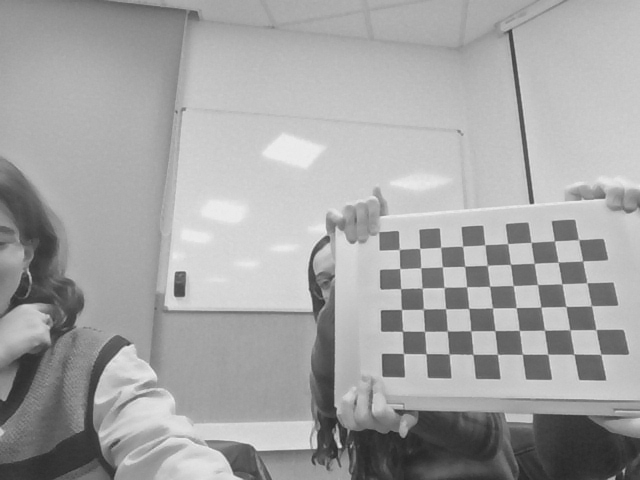
#> input picture data/img_chess_01.png, 640 x 480 px, found by its file name; its folder holds 4 pictures in this run
$ python calibrar.py
#> lines starting #> are read from the running program, lines starting #| are printed output that depends on the picture
import cv2
print("OpenCV should be 4.8.0.76 Current version:", cv2.__version__)
from typing import List
import numpy as np
import imageio.v2 as imageio
import cv2
import copy
import glob
import os


def load_images(filenames: List[str]) -> List[np.ndarray]:
    return [imageio.imread(filename) for filename in filenames]

imgs_path = []
for i in range(1,24):
    if i < 10:
        nombre = f"img_chess_0{i}.png"
    else:
        nombre = f"img_chess_{i}.png"

    path = f".\data\{nombre}"
    imgs_path.append(path)

imgs = load_images(imgs_path)
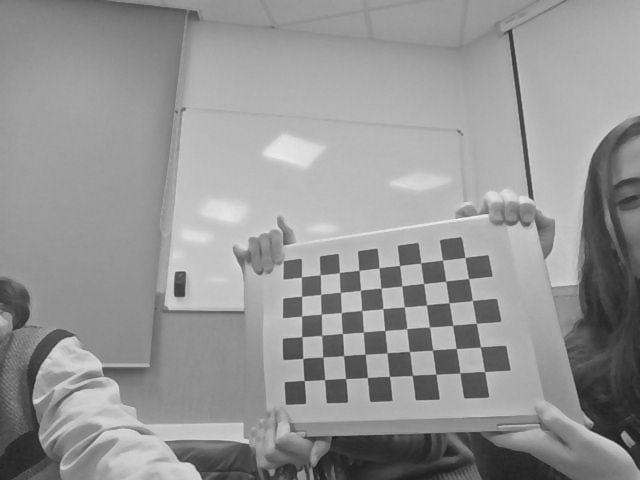
#> input picture data/img_chess_02.png, 640 x 480 px, found by its file name
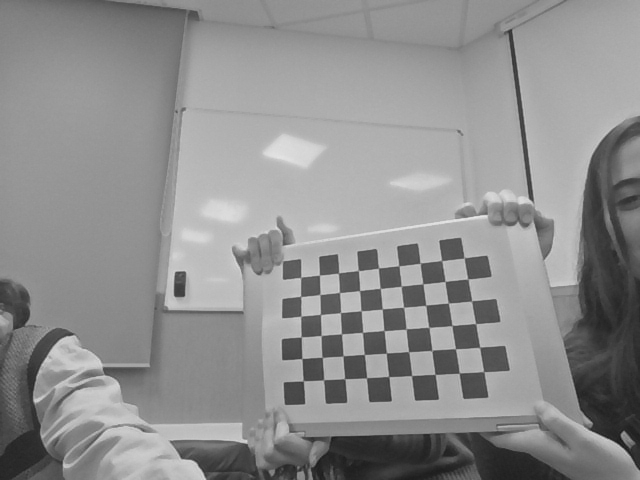
#> input picture data/img_chess_03.png, 640 x 480 px, found by its file name
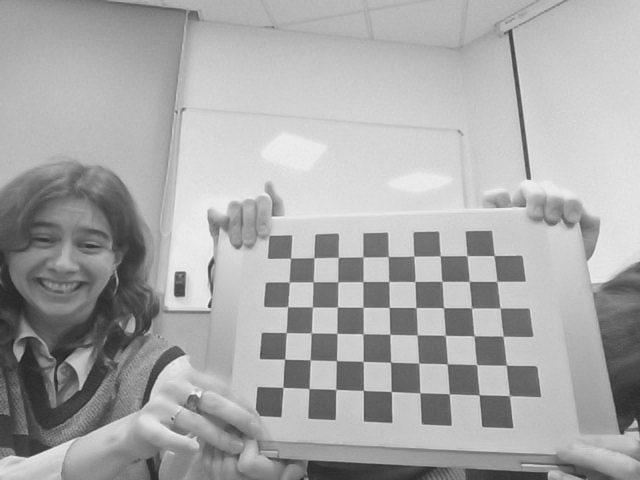
#> input picture data/img_chess_04.png, 640 x 480 px, found by its file name
#> (the run stopped early here; a loop or call above may not have finished)
